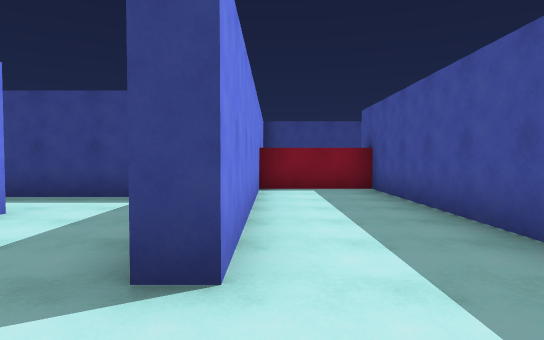
view 1 (above)

18 first-person views from a walk through a scene from a Unity 3-D project. The camera is 1.4 m above the floor, tilts 2° down and sees 75° across. The floor is counted in squares, 2 m on a side. Each view is taken from the middle of a square. On the plan, view 1 faces up. The plan holds only what a view shows up to about 11 squares ahead; the rest is blank. The place goes on beyond the plan. The player character is not drawn.

view 2
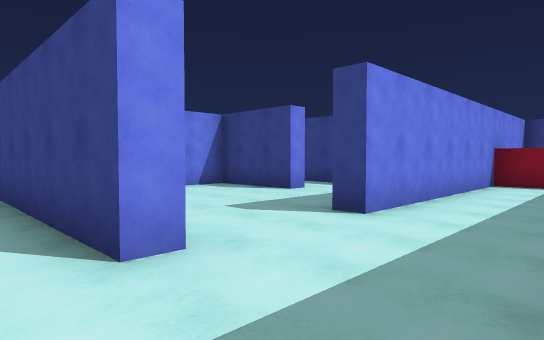

view 3
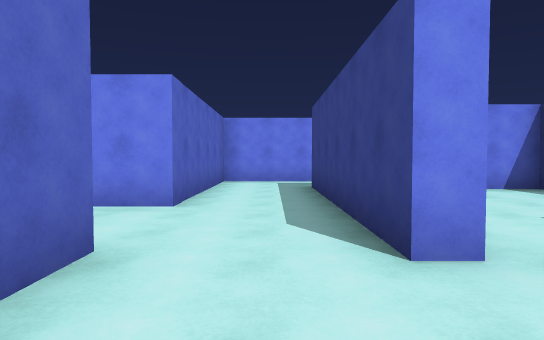

view 4
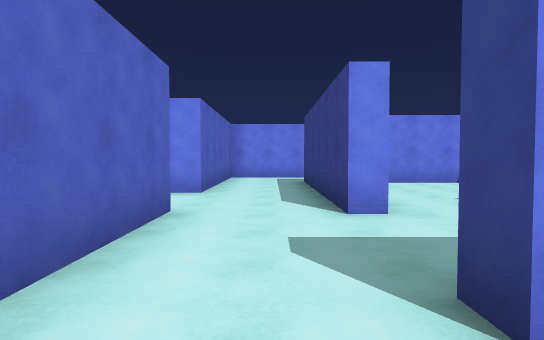

view 5
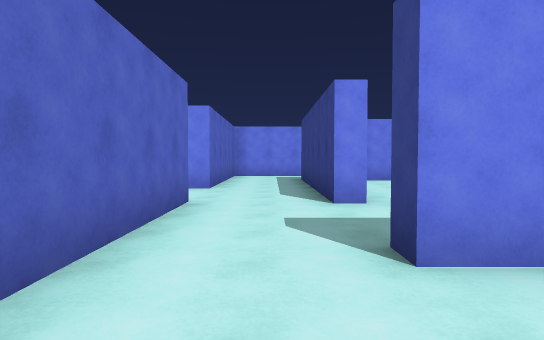

view 6
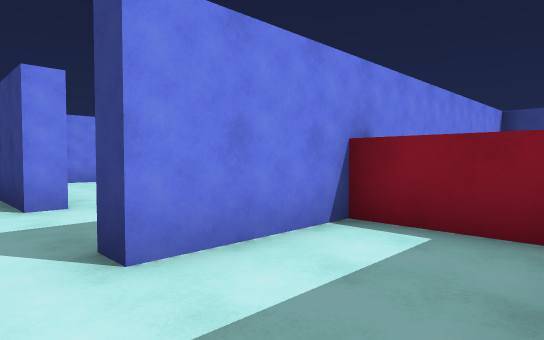

view 7
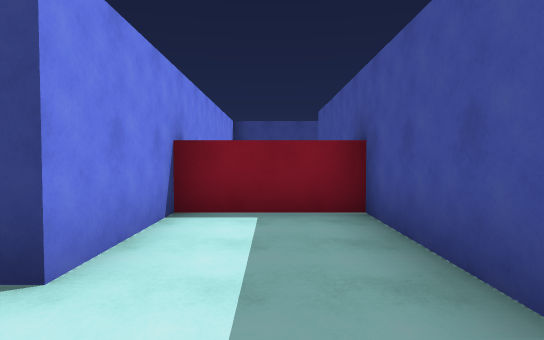

view 8
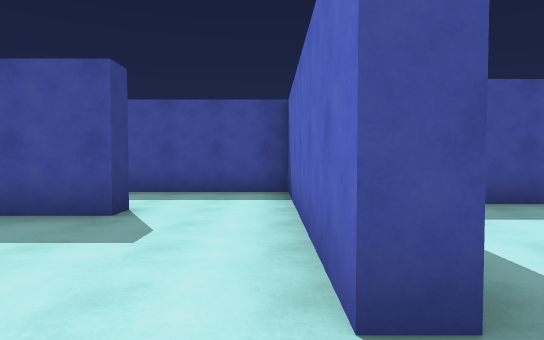

view 9
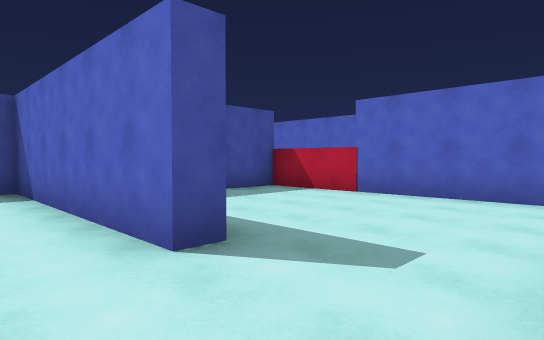

view 10
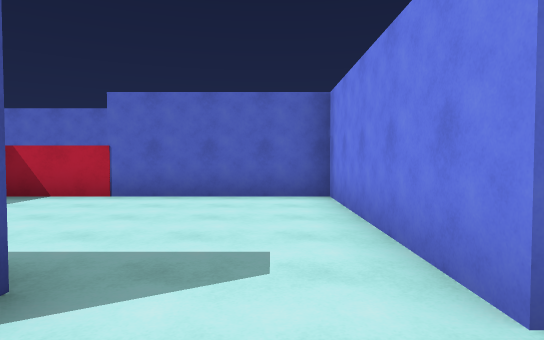

view 11
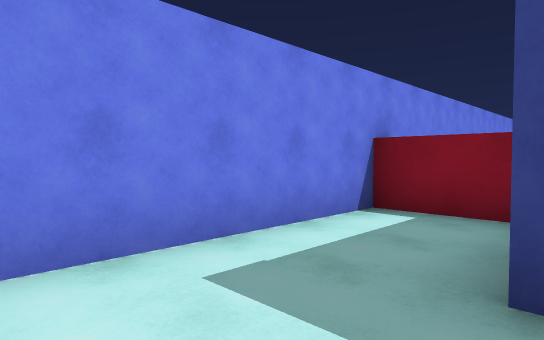

view 12
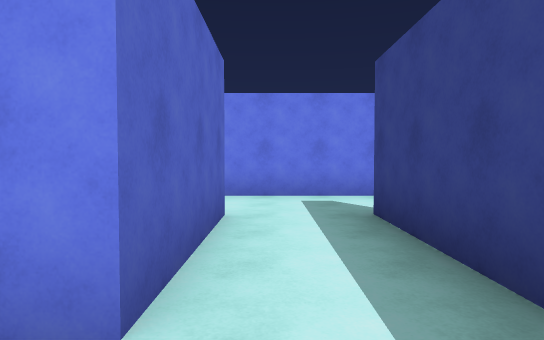

view 13
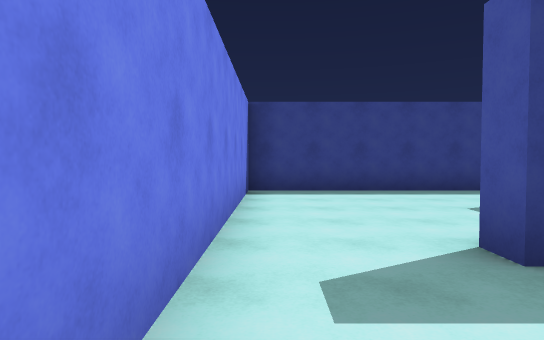

view 14
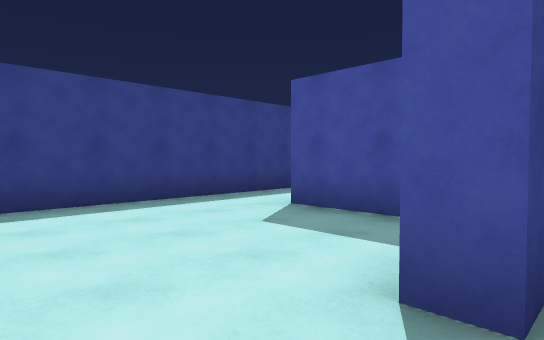

view 15
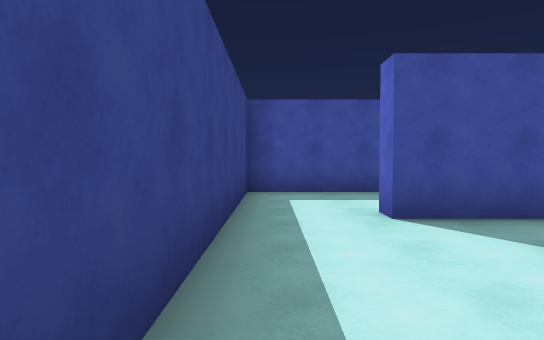

view 16
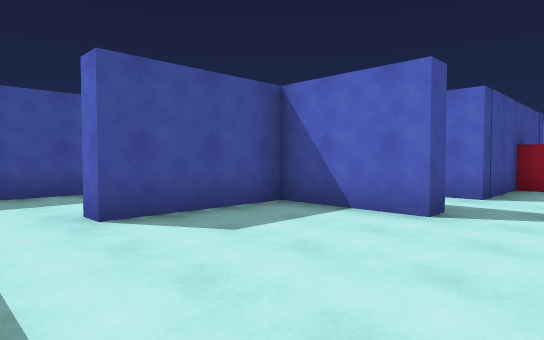

view 17
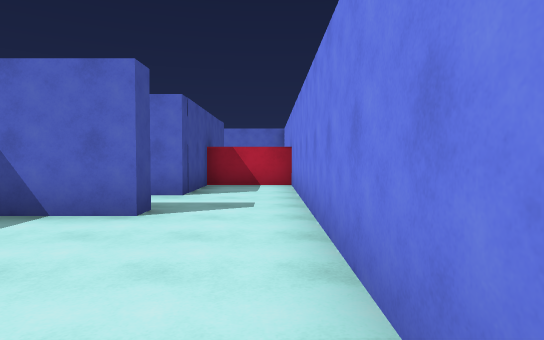

view 18
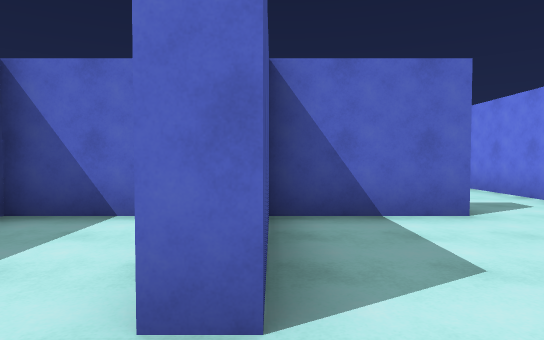

### Floor plan
Points are (right, up) in squares from view 1. A wall is a line through its corners. A room is listed if a view was taken in it or the views show most of it. See-through windows are left out.
Room 1 (view 1)
walls: (2.3, 2.9) (2.3, 8) (-0.4, 8) (-0.4, 1.9); (2.3, -1.1) (2.3, 0.4)
ways out: opening at (0.5, -1) to room 2; opening at (-1, 0.5) to room 7
Room 2 (views 2, 3, 8, 9, 10, 11)
walls: (-7.2, -3.3) (-3, -3.3) (-3, -4.5); (-0.6, -3.9) (-0.6, -3.3) (2.5, -3.3); (-0.4, -0.5) (-0.4, -1.1) (-6.4, -1.1); (-8, -3.3) (-7.4, -3.3); (-6.8, 1.5) (-8.5, 1.5) (-8.5, -3.5); (2.8, -1.1) (2.3, -1.1)
ways out: opening at (0.5, -1) to room 1; opening at (2, -2.5) to room 3; opening at (-1.5, -4) to room 6
Room 3 (views 4, 5, 6, 7)
walls: (2.5, -3.3) (5.2, -3.3) (5.2, 1.5) (2.8, 1.5) (2.8, -1.1)
ways out: opening at (2, -2.5) to room 2
Room 4 (views 12, 13, 14)
walls: (-8.5, 6.5) (-8.5, 2) (-6.4, 2) (-6.4, 4.4) (-3.3, 4.4) (-3.3, 3.9); (-2.5, 6.3) (-6.4, 6.3)
ways out: opening at (-7.5, 6) to room 5; opening at (-2.5, 4) to room 7
Room 5 (views 15, 16, 17, 18)
walls: (-6.4, 6.3) (-6.4, 6.8) (-4, 6.8) (-4, 9.6) (-3.4, 9.6); (-3.6, 11.5) (-8.5, 11.5) (-8.5, 6.5)
ways out: opening at (-7.5, 6) to room 4; opening at (-4, 10.5) to room 8
Room 6 (no view inside)
walls: (-3, -4.5) (-3, -8.4) (3.3, -8.4) (3.3, -6.1)
ways out: opening at (-1.5, -4) to room 2
Room 7 (no view inside)
walls: (-0.4, 1.9) (-0.9, 1.9); (-3.3, 3.9) (-5.8, 3.9) (-5.8, 0.9)
ways out: opening at (-1, 0.5) to room 1; opening at (-2.5, 4) to room 4
Room 8 (no view inside)
walls: (-0.6, 8.8) (-0.6, 11.5) (-3.6, 11.5); (-2.4, 6.8) (-0.8, 6.8)
ways out: opening at (-4, 10.5) to room 5

Where each view was taken, in squares from view 1:
view 1: 0 up, 0 right, facing up
view 2: 2 down, 2 right, facing up-left
view 3: 2 down, 2 right, facing left
view 4: 2 down, 4 right, facing left
view 5: 2 down, 5 right, facing left
view 6: 2 down, 5 right, facing up-left
view 7: 3 down, 4 right, facing up
view 8: 3 down, 2 left, facing right
view 9: 2 down, 3 left, facing down-right
view 10: 2 down, 2 left, facing down
view 11: 3 down, 6 left, facing up-left
view 12: 5 up, 2 left, facing left
view 13: 4 up, 8 left, facing up
view 14: 6 up, 8 left, facing up-right
view 15: 11 up, 8 left, facing right
view 16: 11 up, 8 left, facing down-right
view 17: 11 up, 8 left, facing down
view 18: 11 up, 4 left, facing down
